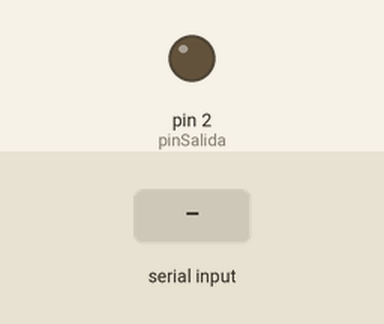
Bench run of a sketch on a simulated Arduino Uno, built with avr-gcc and run on an emulated ATmega328P. On the bench: output pins drawn as LEDs (lit = HIGH). Inputs (shaded band) come from the test bench.

Above: at 1.2 s.
1.3 s: "P" received over Serial
At 1.7 s:
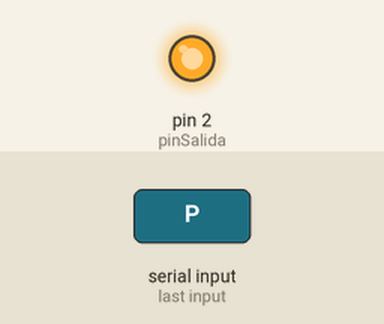
Timing chart, 0 to 4.3 s (numbered marks = the images above; inputs shaded):
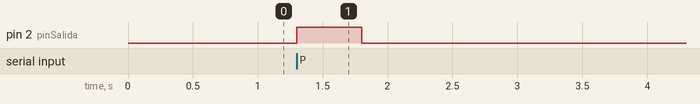

The sketch:

Arduino.ino
```cpp
const int pinSalida = 2;      // Pin de salida para el pulso
const int duracionPulso = 500; // Duración del pulso en milisegundos

bool habilitarInterrupcion = false;

void setup() {
  pinMode(pinSalida, OUTPUT);         // Configura el pin de salida
  digitalWrite(pinSalida, LOW);
  Serial.begin(115200);  // Inicia la comunicación serie
}

void loop() {
  if (Serial.available() > 0) {
    char receivedChar = Serial.read();

    if (receivedChar == 'P') {
      habilitarInterrupcion = true;
    }
  }

  if (habilitarInterrupcion) {
    generarPulso();
    habilitarInterrupcion = false;
  }
}

void generarPulso() {
  digitalWrite(pinSalida, HIGH);
  delay(duracionPulso);  // Espera la duración del pulso
  digitalWrite(pinSalida, LOW);
}
```

Measured:
- after the input at 1.3 s, pin 2 (pinSalida): LOW → HIGH at once, → LOW 0.50 s later
